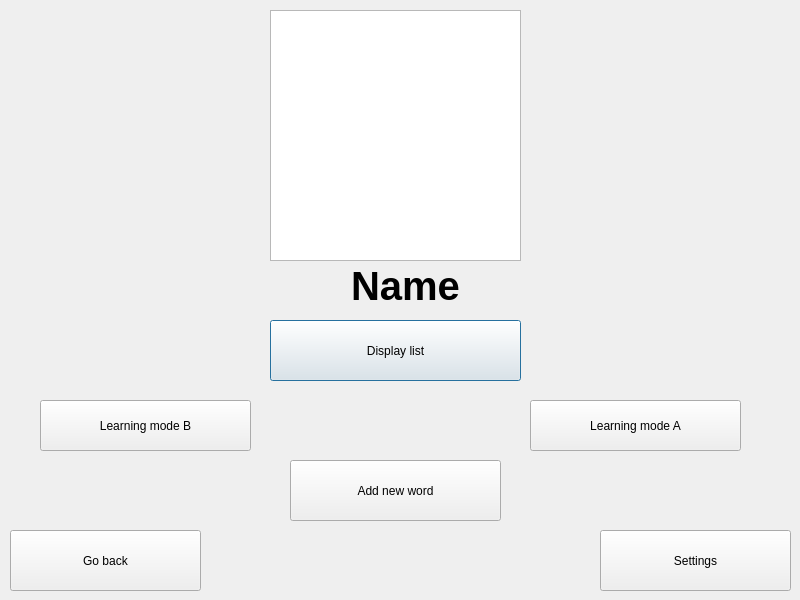
<?xml version="1.0" encoding="UTF-8"?>
<ui version="4.0">
 <class>ListOptions</class>
 <widget class="QDialog" name="ListOptions">
  <property name="geometry">
   <rect>
    <x>0</x>
    <y>0</y>
    <width>800</width>
    <height>600</height>
   </rect>
  </property>
  <property name="windowTitle">
   <string>Dialog</string>
  </property>
  <widget class="QGraphicsView" name="image">
   <property name="geometry">
    <rect>
     <x>270</x>
     <y>10</y>
     <width>251</width>
     <height>251</height>
    </rect>
   </property>
  </widget>
  <widget class="QLabel" name="nameLabel">
   <property name="geometry">
    <rect>
     <x>280</x>
     <y>260</y>
     <width>251</width>
     <height>51</height>
    </rect>
   </property>
   <property name="font">
    <font>
     <pointsize>30</pointsize>
     <bold>true</bold>
    </font>
   </property>
   <property name="text">
    <string>Name</string>
   </property>
   <property name="alignment">
    <set>Qt::AlignmentFlag::AlignCenter</set>
   </property>
  </widget>
  <widget class="QPushButton" name="displayButton">
   <property name="geometry">
    <rect>
     <x>270</x>
     <y>320</y>
     <width>251</width>
     <height>61</height>
    </rect>
   </property>
   <property name="cursor">
    <cursorShape>PointingHandCursor</cursorShape>
   </property>
   <property name="text">
    <string>Display list</string>
   </property>
  </widget>
  <widget class="QPushButton" name="learningModeBButton">
   <property name="geometry">
    <rect>
     <x>40</x>
     <y>400</y>
     <width>211</width>
     <height>51</height>
    </rect>
   </property>
   <property name="cursor">
    <cursorShape>PointingHandCursor</cursorShape>
   </property>
   <property name="text">
    <string>Learning mode B</string>
   </property>
  </widget>
  <widget class="QPushButton" name="learningModeAButton">
   <property name="geometry">
    <rect>
     <x>530</x>
     <y>400</y>
     <width>211</width>
     <height>51</height>
    </rect>
   </property>
   <property name="cursor">
    <cursorShape>PointingHandCursor</cursorShape>
   </property>
   <property name="text">
    <string>Learning mode A</string>
   </property>
  </widget>
  <widget class="QPushButton" name="settingsButton">
   <property name="geometry">
    <rect>
     <x>600</x>
     <y>530</y>
     <width>191</width>
     <height>61</height>
    </rect>
   </property>
   <property name="cursor">
    <cursorShape>PointingHandCursor</cursorShape>
   </property>
   <property name="text">
    <string>Settings</string>
   </property>
  </widget>
  <widget class="QPushButton" name="addNewWordButton">
   <property name="geometry">
    <rect>
     <x>290</x>
     <y>460</y>
     <width>211</width>
     <height>61</height>
    </rect>
   </property>
   <property name="cursor">
    <cursorShape>PointingHandCursor</cursorShape>
   </property>
   <property name="text">
    <string>Add new word</string>
   </property>
  </widget>
  <widget class="QPushButton" name="goBackButton">
   <property name="geometry">
    <rect>
     <x>10</x>
     <y>530</y>
     <width>191</width>
     <height>61</height>
    </rect>
   </property>
   <property name="cursor">
    <cursorShape>PointingHandCursor</cursorShape>
   </property>
   <property name="text">
    <string>Go back</string>
   </property>
  </widget>
 </widget>
 <resources/>
 <connections/>
</ui>
